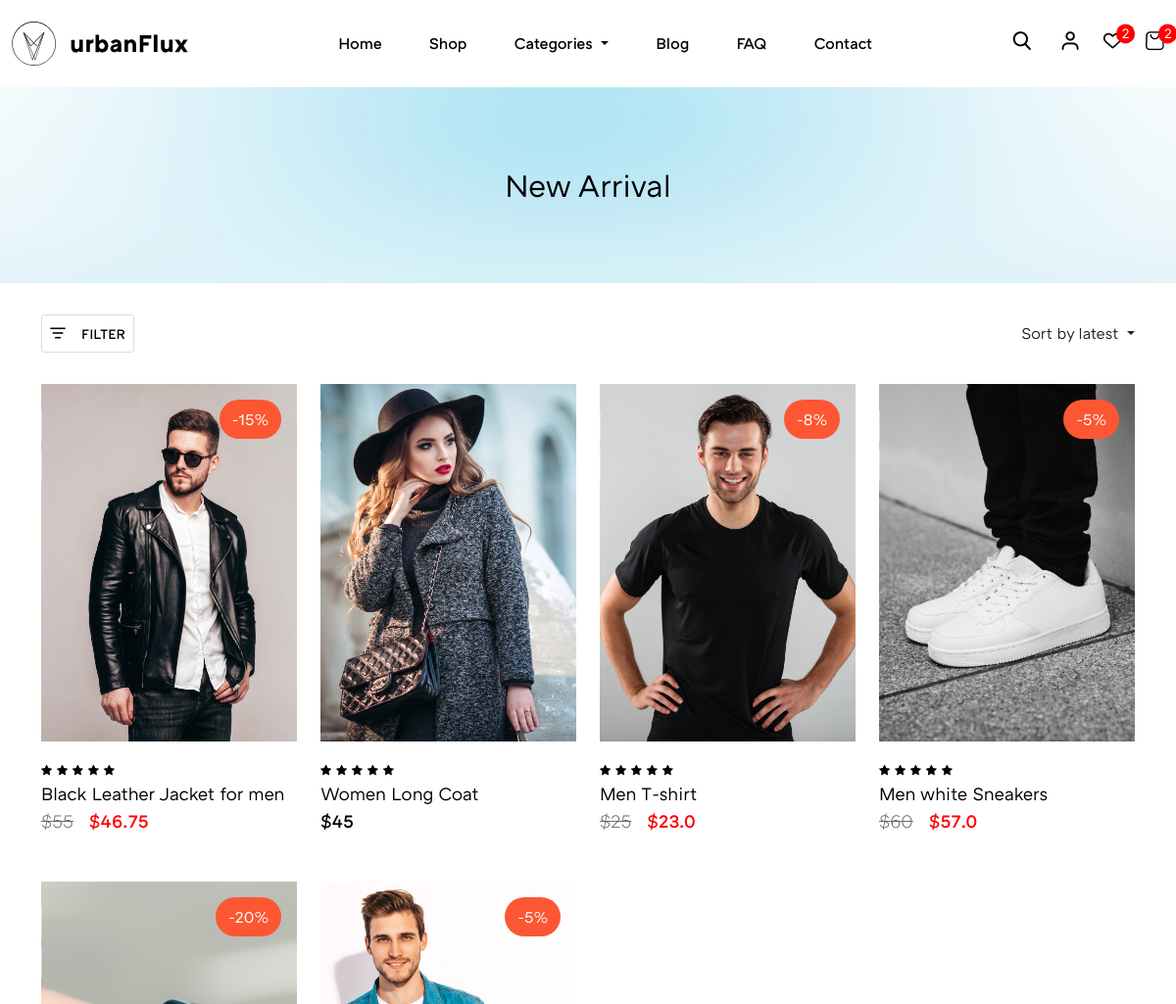
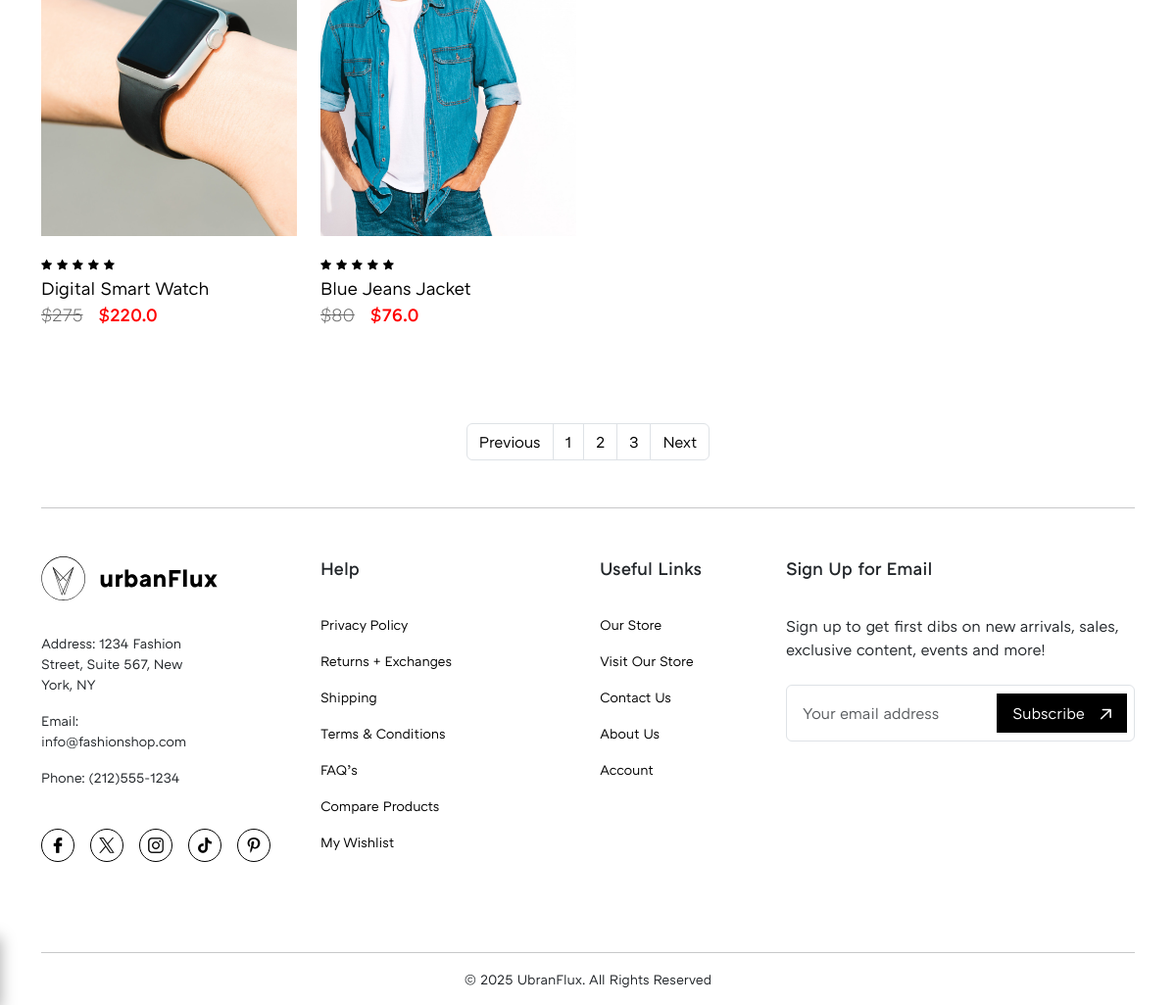
The app's page /shop/ with its own data (2 pictures, top to bottom).
### Site_Settings/models.py (models this page shows)
class Site_Settings(models.Model):
    estimated_delivery = models.TextField(max_length= 200, null=True)
    return_time = models.TextField(max_length= 200 , null=True)
    site_logo = models.FileField(upload_to='site_logo', validators=[validate_logo])
    theme_hero_section = models.ImageField(upload_to= 'theme_hero_section')
    tax_rate = models.IntegerField()
    product_policies = models.TextField(max_length=400)
    class Meta:
        verbose_name = ''
        verbose_name_plural = 'Site Settings'

### Store/models.py (models this page shows, shortened)
class Store(models.Model):
    product_name = models.CharField(max_length=100)
    price = models.IntegerField(null=True)
    product_type = models.CharField(max_length=15)
    description = models.TextField(max_length=500)
    Color_1 = models.CharField(max_length=10 , null=True)
    Color_2 = models.CharField(max_length=10, null=True , blank=True)
    Color_3 = models.CharField(max_length=10, null=True , blank=True)
    Feature_1 = models.CharField(max_length=50)
    Feature_2 = models.CharField(max_length=50, null=True , blank=True)
    Feature_3 = models.CharField(max_length=50, null=True , blank=True)
    Size_1 = models.CharField(max_length=20 , null=True)
    Size_2 = models.CharField(max_length=20, null=True , blank=True)
    Size_3 = models.CharField(max_length=20, null=True , blank=True)
    Materials_Care_1 = models.CharField(max_length=50, null=True)
    Materials_Care_2 = models.CharField(max_length=50, null=True , blank=True)
    Materials_Care_3 = models.CharField(max_length=50, null=True , blank=True)
    stock = models.IntegerField()
    sale = models.IntegerField(null=True, blank=True)
    is_available = models.BooleanField(default = True)
    slug =models.SlugField(max_length=100, unique=True)
    Image = models.ImageField(upload_to='Products')
    product_image_1 = models.ImageField(upload_to='Products')
    product_image_2 = models.ImageField(upload_to='Products')
    product_image_3 = models.ImageField(upload_to='Products')
    category = models.ForeignKey(Category, on_delete=models.CASCADE)
    class Meta():
        verbose_name = ''
        verbose_name_plural = 'Product'

### urbax_Flux/views.py (the view)
# urls.py: path('shop/', views.shop, name='shop'),
def shop(request):
    site_settings = Site_Settings.objects.all()
    Products = Store.objects.all()
    categories =  Category.objects.all()
    Data = {
        "site_settings_data": site_settings,
        "Product_Data" : Products,
        "categories_data": categories,
    }
    return render(request, 'shop.html', Data)

### Store/templatetags/custom_tags.py (called while the page is built)
@register.simple_tag
def calculate_discount_price(price, sale):
    try:
        price = float(price)  # Convert price to float
        sale = float(sale)    # Convert sale to float
        if price is not None and sale is not None:
            return price * (1 - sale / 100)  # Calculate discounted price
    except (ValueError, TypeError):
        pass  # If conversion fails, return the original price
    return price  # If there's no sale or conversion fails, return the original price

### templates/shop.html (shortened to what this page needs)
{% load custom_tags %}
{% load static %}
{% include 'header.html' %}
        <main class="main-content">
            <section class="theme-hero-section">
                <figure>
                    {% for theme in site_settings_data %}
                    <img src="{{theme.theme_hero_section.url}}" alt="">
                    {% endfor %}
                    <figcaption>
                        <h4 class="main-heading-font-medium">New Arrival</h4>
                    </figcaption>
                </figure>
            </section>
            <div class="theme-filters-container">
                <div class="container">
                    <div class="theme-filters-container-inner align-center-bet">
                        <button class="align-center theme-filter-button light-border" id="filter_button"><i
                                class="filter-close icon-filter-icon"></i><small>FILTER</small></button>
                            <div class="nav-item dropdown">
                                <a class="nav-link dropdown-toggle" href="#" id="navbarDropdown" role="button"
                                    data-bs-toggle="dropdown" aria-expanded="false">
                                    Sort by latest
                                </a>
                            </div>
                    </div>
                </div>
            </div>
            <section class="theme-product-cards">
                <div class="container">
                    <div class="theme-product-cards-inner">
                        <div class="row">
                            {% for product in Product_Data %}
                            <div class="col-md-6 col-lg-4 col-xl-3">
                                <div class="product-cards">
                                    <a href="{% url 'product-detail' product.id %}">
                                    <figure>
                                        <img loading="lazy" src="{{product.Image.url}}" alt="">
                                        <figcaption>
                                                {% if product.sale %}
                                            <span class="sale-off">-{{product.sale}}%</span>
                                            {% else %}
                                            <span class="d_none"></span>
                                            {% endif %}
                                        </figcaption>
                                    </figure>
                                </a>
                                    <div class="info">
                                        <span><i class="icon-rating"></i></span>
                                        <span><i class="icon-rating"></i></span>
                                        <span><i class="icon-rating"></i></span>
                                        <span><i class="icon-rating"></i></span>
                                        <span><i class="icon-rating"></i></span>
                                        <a href="{% url 'product-detail' product.id %}" class="product-carousel-anchor">{{product.product_name}}</a>
                                        {% if product.sale >= 1 %}
                                        <small class="before-price">${{product.price}}</small><span><small  class="red_color px-3">${% calculate_discount_price product.price product.sale %}</small></span>
                                        {% else %}
                                      <small>${{product.price}}</small>
                                      {% endif %}
                                    </div>
                                </div>
                            </div>
                            {% endfor %}
                        </div>
                    </div>
                    <div class="pagination just-center my-5">
                        <nav aria-label="Page navigation example">
                            <ul class="pagination">
                              <li class="page-item"><a class="page-link" href="#">Previous</a></li>
                              <li class="page-item"><a class="page-link" href="#">1</a></li>
                              <li class="page-item"><a class="page-link" href="#">2</a></li>
                              <li class="page-item"><a class="page-link" href="#">3</a></li>
                              <li class="page-item"><a class="page-link" href="#">Next</a></li>
                            </ul>
                          </nav>
                    </div>
                </div>
            </section>
        </main>
        {% include 'footer.html' %}

### templates/header.html (shortened to what this page needs)
{% load static %}
<!DOCTYPE html>
<html lang="en">
<head>
  <link rel="stylesheet" href="{% static 'assets/libs/swiper.css' %}">
  <link rel="stylesheet" href=" {% static 'assets/css/main.css' %}">
</head>
<body>
  <div class="site-wrapper">
    <header class="header">
      <nav class="navbar navbar-expand-lg main-navbar">
        <div class="container container-lg">
          {% for logo in site_settings_data %}
          <a class="navbar-brand" href="#">
            <img src="{{logo.site_logo.url}}" class="site-logo" alt="">
          </a>
          {% endfor %}
          <div class="collapse navbar-collapse" id="navbarSupportedContent">
            <ul class="navbar-nav me-auto mb-2 mb-lg-0">
              <li class="nav-item  nav-bar-links">
                <a class="nav-link active" aria-current="page" href="{% url 'home' %}">Home</a>
              </li>
              <li class="nav-item nav-bar-links">
                <a class="nav-link" href="{% url 'shop' %}">Shop</a>
              </li>
              <li class="nav-item dropdown nav-bar-links">
                <a class="nav-link dropdown-toggle" href="#" id="navbarDropdown" role="button" data-bs-toggle="dropdown"
                  aria-expanded="false">
                  Categories
                </a>
              </li>
              <li class="nav-item nav-bar-links">
                <a class="nav-link" href="#">Blog</a>
              </li>
              <li class="nav-item nav-bar-links">
                <a class="nav-link" href="#">FAQ</a>
              </li>
              <li class="nav-item nav-bar-links">
                <a class="nav-link" href="#">Contact</a>
              </li>
            </ul>
            <ul class="nav-right-links align-center">
                <li>
                  <button class="lg-hide links-hover" id="search-btn"><i  class="icon-search"></i></button>
                </li>
              <li><a href="{% url 'login' %}" class="links-hover lg-hide"><i class="icon-login"></i></a></li>
              <li><a href="{% url 'wishlist' %}" class="links-hover lg-hide count"><i class="icon-favourite"></i><span><small>2</small></span></a></li>
              <li><a href="{% url 'Shopping-cart' %}" class="links-hover lg-hide count"><i class="icon-cart"></i><span><small>2</small></span></a></li>
            </ul>
          </div>
        </div>
      </nav>
    </header>

### templates/footer.html (shortened to what this page needs)
{% load static %}
<footer class="footer">
    <div class="container">
      <hr class="my-5">
      <div class="footer-inner">
        <div class="row">
          <div class="col-md-12 col-lg-6 col-xl-2">
            <div class="col-inner">
              {% for logo in site_settings_data %}
              <img loading="lazy" src="{{logo.site_logo.url}}" class="site-logo" alt="">
              {% endfor %}
              <ul class="mb-5">
                <li>
                  <small>Address: 1234 Fashion Street, Suite 567,
                    New York, NY</small>
                </li>
                <li>
                  <small>Email: info@fashionshop.com</small>
                </li>
                <li>
                  <small>Phone: (212)555-1234</small>
                </li>
              </ul>
              <ul class="footer-social-media-icons">
                <li><a href=""><i class="icon-facebook"></i></a></li>
                <li><a href=""><i class="icon-twitter"></i></a></li>
                <li><a href=""><i class="icon-instagram"></i></a></li>
                <li><a href=""><i class="icon-tiktok"></i></a></li>
                <li><a href=""><i class="icon-pinterest"></i></a></li>
              </ul>
            </div>
          </div>
          <div class="col-md-12 col-lg-6 col-xl-2 offset-xl-1">
            <div class="col-inner">
              <strong class="col-title">Help</strong>
              <ul>
                <li><a href=""><small>Privacy Policy</small></a></li>
                <li><a href=""><small>Returns + Exchanges</small></a></li>
                <li><a href=""><small>Shipping</small></a></li>
                <li><a href=""><small>Terms & Conditions</small></a></li>
                <li><a href=""><small>FAQ’s</small></a></li>
                <li><a href=""><small>Compare Products</small></a></li>
                <li><a href=""><small>My Wishlist</small></a></li>
              </ul>
            </div>
          </div>
          <div class="col-md-12 col-lg-6 col-xl-2 offset-xl-1">
            <div class="col-inner">
              <strong class="col-title">Useful Links</strong>
              <ul>
                <li><a href=""><small>Our Store</small></a></li>
                <li><a href=""><small>Visit Our Store</small></a></li>
                <li><a href=""><small>Contact Us</small></a></li>
                <li><a href=""><small>About Us</small></a></li>
                <li><a href=""><small>Account</small></a></li>
              </ul>
            </div>
          </div>
          <div class="col-md-12 col-lg-6 col-xl-4">
            <div class="col-inner">
              <strong class="col-title">Sign Up for Email</strong>
              <p class="mb-4">Sign up to get first dibs on new arrivals, sales, exclusive content, events and more!</p>
              <form class="row g-3">
                <div class="col-md-12 news-letter-input">
                  <input type="email" class="form-control" placeholder="Your email address" id="inputEmail4">
                  <button type="submit" class="news-letter-subscribe subscribe-button">Subscribe<i class="icon-theme-link link-arrow"></i></button>
                </div>
              </form>
            </div>
          </div>
        </div>
      </div>
      <hr class="mt-5">
      <div class="copyright mb-3 just-center">
          <small>&copy 2025 UbranFlux. All Rights Reserved</small>
      </div>
    </div>
  </footer>
</div>
</body>
</html>

### records on screen
Site_Settings: site_logo (picture), theme_hero_section (picture)
Store: Image (picture), sale "15", product_name "Black Leather Jacket for men", price "55", price+sale "46.75"
Store: Image (picture), product_name "Women Long Coat", price "45"
Store: Image (picture), sale "8", product_name "Men T-shirt", price "25", price+sale "23.0"
Store: Image (picture), sale "5", product_name "Men white Sneakers", price "60", price+sale "57.0"
Store: Image (picture), sale "20", product_name "Digital Smart Watch", price "275", price+sale "220.0"
Store: Image (picture), sale "5", product_name "Blue Jeans Jacket", price "80", price+sale "76.0"
